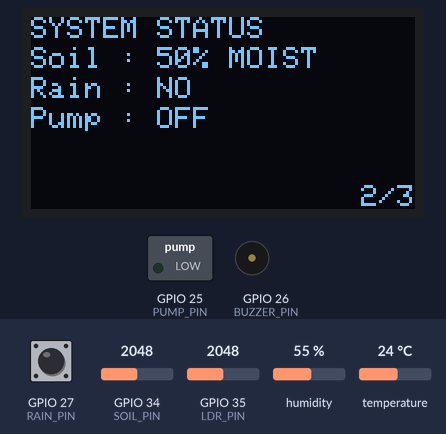
Bench run of a sketch on a simulated ESP32. On the bench: 128×64 one-colour display, switched loads named in the sketch (green lamp = pin HIGH), buzzer (waves = sounding, pin HIGH). The inputs (shaded band) are chosen by the test bench; at power-on: GPIO 35 (LDR_PIN) = 2048, GPIO 34 (SOIL_PIN) = 2048, humidity 55 %, GPIO 27 (RAIN_PIN) HIGH, temperature 24 °C.

Above: at 3.2 s.
3.3 s: GPIO 35 (LDR_PIN) set to 1960
At 4.6 s:
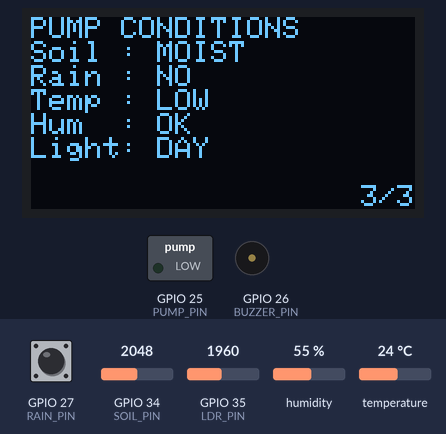
9.3 s: GPIO 34 (SOIL_PIN) set to 1293
At 10.0 s:
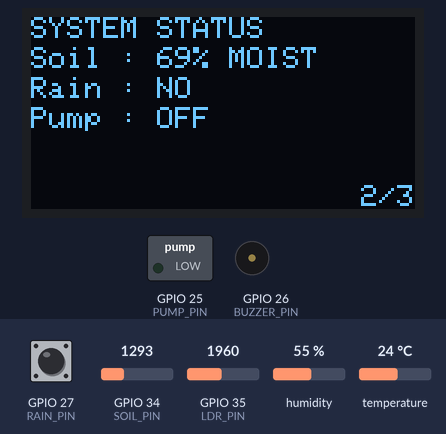
11.6 s: GPIO 34 (SOIL_PIN) set to 1180
At 15.6 s:
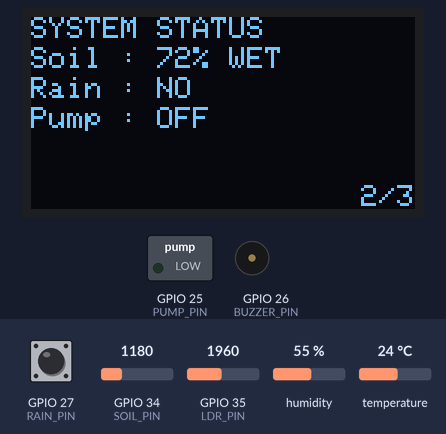
17.6 s: humidity set to 83 %
At 19.3 s:
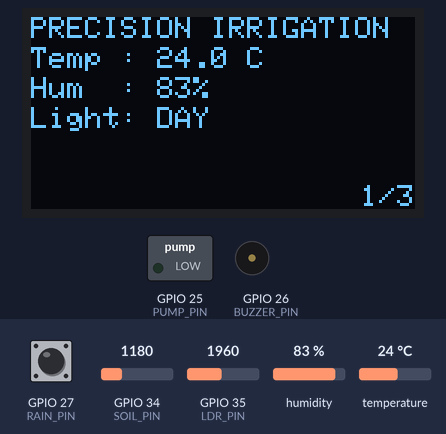
21.8 s: humidity set to 86 %
At 22.9 s:
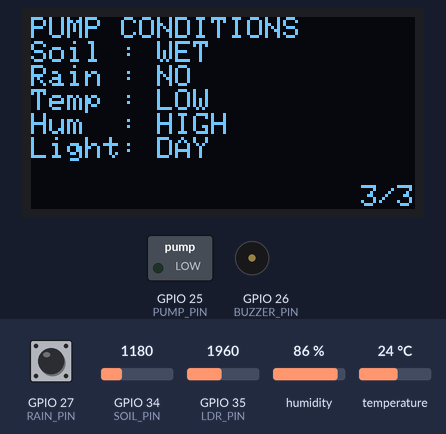
25.8 s: GPIO 27 (RAIN_PIN) pulled LOW for 1 s
At 26.6 s:
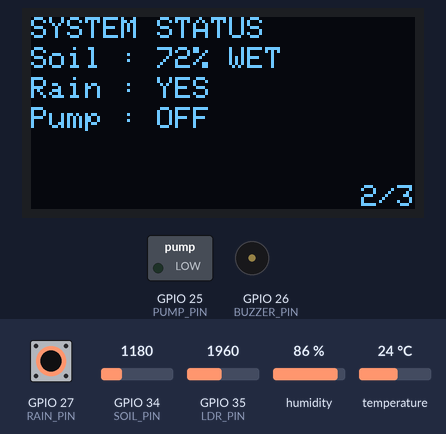
Timing chart, 0 to 28.8 s (numbered marks = the images above; inputs shaded):
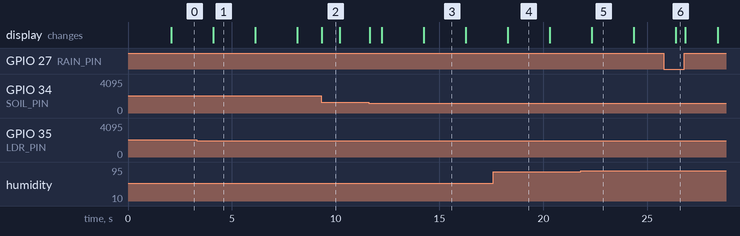

Measured:
- the behaviour switches between 1229 and 1228 on GPIO 34 (SOIL_PIN) (found by bisection; images 2 and 3)
- the behaviour switches between 84 and 85 % on humidity (found by bisection; images 4 and 5)
- after the input at 3.3 s, the display: changes after 0.81 s (image 1)
- after the input at 9.3 s, the display: changes at once (image 2)
- after the input at 11.6 s, the display: first changes at once (image 3 shows a later state)
- after the input at 21.8 s, the display: changes after 0.54 s (image 5)
- after the input at 25.8 s, the display: changes after 0.59 s (image 6)

The sketch:

IoT_Precision_Irrigation.ino
```cpp
#include <Wire.h>
#include <Adafruit_GFX.h>
#include <Adafruit_SSD1306.h>
#include <DHT.h>
#include <DHT_U.h>

#define SOIL_PIN 34
#define SCREEN_WIDTH 128
#define SCREEN_HEIGHT 64
#define RAIN_PIN 27
#define LDR_PIN 35
#define BUZZER_PIN 26

Adafruit_SSD1306 display(SCREEN_WIDTH, SCREEN_HEIGHT, &Wire, -1);

#define DHTPIN 4
#define DHTTYPE DHT22
#define PUMP_PIN 25

DHT dht(DHTPIN, DHTTYPE);

bool pumpWasOn = false;

int screen = 0;
unsigned long lastScreenChange = 0;

void setup() {
  Serial.begin(115200);

  Wire.begin(21, 22);

  if (!display.begin(SSD1306_SWITCHCAPVCC, 0x3C)) {
    while (true);
  }

  dht.begin();

  pinMode(PUMP_PIN, OUTPUT);
  pinMode(RAIN_PIN, INPUT_PULLUP);
  pinMode(BUZZER_PIN, OUTPUT);
  digitalWrite(BUZZER_PIN, LOW);

  display.clearDisplay();

  display.setTextSize(1);
  display.setTextColor(SSD1306_WHITE);

  display.setCursor(10, 20);
  display.println("PRECISION");

  display.setCursor(10, 30);
  display.println("IRRIGATION");

  display.setCursor(10, 55);
  display.println("Initializing...");

  display.display();
  delay(2000);
}

void loop() {

float temperature = dht.readTemperature();
float humidity = dht.readHumidity();
int soilValue = analogRead(SOIL_PIN);
int soilPercent = map(soilValue, 0, 4095, 100, 0);
String soilStatus;
int lightValue = analogRead(LDR_PIN);
bool isDay = (lightValue < 2000);
bool humidityOK = (humidity < 85);
bool temperatureOK = (temperature > 30);
int rainState = digitalRead(RAIN_PIN);

if (millis() - lastScreenChange > 2000)
{
    screen++;
    if (screen > 2)
        screen = 0;

    lastScreenChange = millis();
}


if (soilPercent <= 30) {
  soilStatus = "DRY";
}
else if (soilPercent <= 70) {
  soilStatus = "MOIST";
}
else {
  soilStatus = "WET";
}

//Pump logic
bool pumpOn =
    (soilStatus == "DRY") && (rainState == HIGH) &&
    isDay && humidityOK && temperatureOK;

if (pumpOn)
{
    digitalWrite(PUMP_PIN, HIGH);

    // Beep only once when pump starts
    if (!pumpWasOn)
    {
        tone(BUZZER_PIN, 1000);
        delay(2000);      // Beep for 5 seconds
        noTone(BUZZER_PIN);
    }
}
else
{
    digitalWrite(PUMP_PIN, LOW);
}

pumpWasOn = pumpOn;

display.clearDisplay();
display.setTextSize(1);
display.setTextColor(SSD1306_WHITE);

if (screen == 0)
{
    display.setCursor(0,0);
    display.println("PRECISION IRRIGATION");

    display.setCursor(0,10);
    display.print("Temp : ");
    display.print(temperature,1);
    display.println(" C");

    display.setCursor(0,20);
    display.print("Hum  : ");
    display.print(humidity,0);
    display.println("%");

    display.setCursor(0,30);
    display.print("Light: ");
    display.println(isDay ? "DAY" : "NIGHT");

    display.setCursor(110,56);
    display.print("1/3");
}

else if (screen == 1)
{
    display.setCursor(0,0);
    display.println("SYSTEM STATUS");

    display.setCursor(0,10);
    display.print("Soil : ");
    display.print(soilPercent);
    display.print("% ");
    display.println(soilStatus);

    display.setCursor(0,20);
    display.print("Rain : ");
    display.println(rainState == HIGH ? "NO" : "YES");

    display.setCursor(0,30);
    display.print("Pump : ");
    display.println(pumpOn ? "ON" : "OFF");

    display.setCursor(110,56);
    display.print("2/3");
}

else
{
    display.setCursor(0,0);
    display.println("PUMP CONDITIONS");

    display.print("Soil : ");
    display.println(soilStatus);

    display.print("Rain : ");
    display.println(rainState == HIGH ? "NO" : "YES");

    display.print("Temp : ");
    display.println(temperatureOK ? "OK" : "LOW");

    display.print("Hum  : ");
    display.println(humidityOK ? "OK" : "HIGH");

    display.print("Light: ");
    display.println(isDay ? "DAY" : "NIGHT");

    display.setCursor(110,56);
    display.print("3/3");
}

display.display();

}
```
